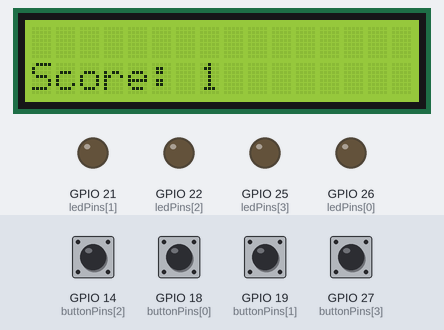
The sketch below on a simulated ESP32. On the bench: 16×2 character LCD, output pins drawn as LEDs (lit = HIGH). Dashed ring = blinking. The inputs (shaded band) are chosen by the test bench; at power-on: GPIO 14 (buttonPins[2]), GPIO 18 (buttonPins[0]), GPIO 19 (buttonPins[1]), GPIO 27 (buttonPins[3]) HIGH. Random numbers use the default seed unless the sketch sets one; what the sketch prints to the serial monitor is not drawn.

Above: at 3.4 s.
3.5 s: GPIO 18 (buttonPins[0]) pulled LOW for 0.15 s
At 5.2 s:
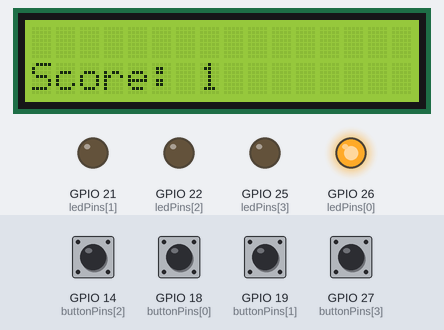
6.6 s: GPIO 19 (buttonPins[1]) pulled LOW for 1 s
At 7.2 s:
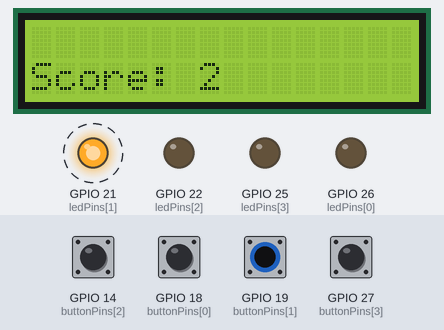
9.1 s: GPIO 27 (buttonPins[3]) pulled LOW for 0.15 s
At 10.4 s:
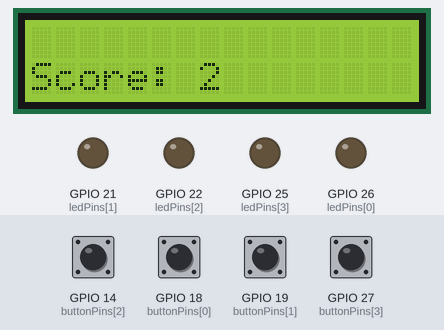
10.8 s: GPIO 14 (buttonPins[2]) pulled LOW for 0.15 s
At 10.9 s:
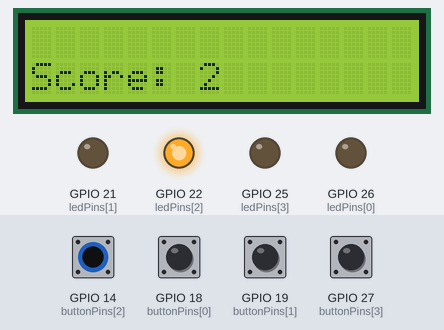
12.5 s: GPIO 18 (buttonPins[0]) pulled LOW for 1 s
At 12.6 s:
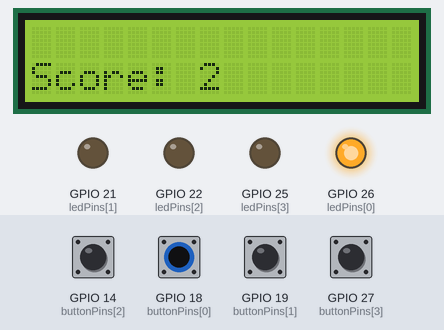
15.0 s: GPIO 14 (buttonPins[2]) pulled LOW for 1 s
At 19.7 s:
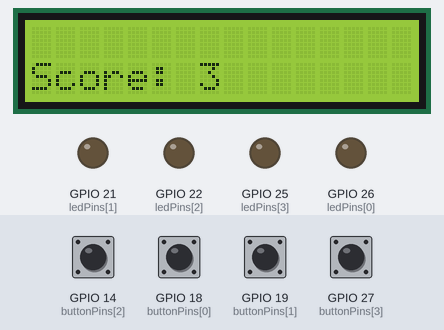
Timing chart, 0 to 20.0 s (numbered marks = the images above; inputs shaded):
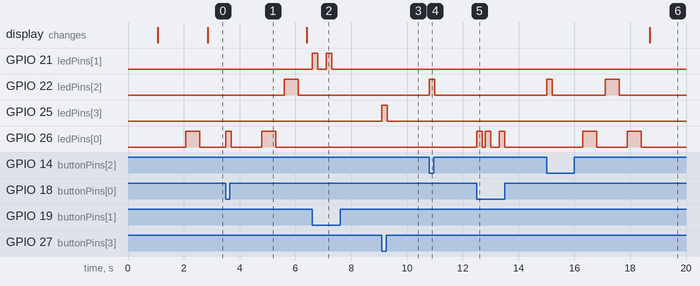

The sketch:

simon.ino
```cpp
/*#include <LiquidCrystal.h>

LiquidCrystal lcd(2,23, 4, 5, 13, 12);

const int ledPins[] = {26, 21, 22, 25};      // LED pins connected to GPIOs
const int buttonPins[] = {18, 19, 14, 27};    // Button pins connected to GPIOs

int sequence[100];       // Max sequence length of 100
int sequenceLength = 0;
int playerIndex = 0;
int score = 0;

void setup() {
  lcd.begin(16, 2);  // Initialize LCD display
  lcd.print("Simon Says");

  for (int i = 0; i < 4; i++) {
    pinMode(ledPins[i], OUTPUT);       // Set LED pins as output
    pinMode(buttonPins[i], INPUT);     // Set button pins as input
    digitalWrite(ledPins[i], LOW);     // Turn off LEDs
  }

  randomSeed(analogRead(0));   // Seed the random number generator
  generateSequence();          // Generate initial sequence
  delay(1000);                 // Pause before starting the game
  lcd.clear();
}

void loop() {
  if (playerIndex == sequenceLength) {
    playerIndex = 0;
    delay(1000);
    addToSequence();
    playSequence();
    score++;
  }

  checkButtonPress();

  lcd.setCursor(0, 1);
  lcd.print("Score: " + String(score));
}

void generateSequence() {
  for (int i = 0; i < 100; i++) {
    sequence[i] = random(0, 4);  // Generate random numbers between 0 and 3
  }
}

void addToSequence() {
  sequence[sequenceLength] = random(0, 4);
  sequenceLength++;
}

void playSequence() {
  for (int i = 0; i < sequenceLength; i++) {
    int led = sequence[i];
    flashLED(led, 500);
    delay(300);
  }
}

void flashLED(int led, int duration) {
  digitalWrite(ledPins[led], HIGH);
  delay(duration);
  digitalWrite(ledPins[led], LOW);
}

void checkButtonPress() {
  for (int i = 0; i < 4; i++) {
    if (digitalRead(buttonPins[i]) == HIGH) {
      flashLED(i, 200);
      if (i == sequence[playerIndex]) {
        playerIndex++;
      } else {
        gameOver();
      }
      delay(100);
    }
  }
}

void gameOver() {
  lcd.clear();
  lcd.print("Game Over!");
  while (true) {
    // You can add any additional logic here for the game over state
  }
}

*/
#include <LiquidCrystal.h>

LiquidCrystal lcd(2,23, 4, 5, 13, 12);

const int ledPins[] = {26, 21, 22, 25};      // LED pins connected to GPIOs
const int buttonPins[] = {18, 19, 14, 27};    // Button pins connected to GPIOs

int sequence[100];       // Max sequence length of 100
int sequenceLength = 0;
int playerIndex = 0;
int score = 0;

void setup() {
  Serial.begin(9600);
  lcd.begin(16, 2);  // Initialize LCD display
  lcd.print("Simon Says");

  for (int i = 0; i < 4; i++) {
    pinMode(ledPins[i], OUTPUT);       // Set LED pins as output
    pinMode(buttonPins[i], INPUT_PULLUP);     // Set button pins as input with internal pull-up resistors
    //digitalWrite(ledPins[i], LOW);     // Turn off LEDs
  }

  randomSeed(analogRead(0));   // Seed the random number generator
  generateSequence();          // Generate initial sequence
  delay(1000);                 // Pause before starting the game
  lcd.clear();
}

void loop() {
  if (playerIndex == sequenceLength) {
    playerIndex = 0;
    delay(1000);
    addToSequence();
    playSequence();
    score++;
  }

  checkButtonPress();

  lcd.setCursor(0, 1);
  lcd.print("Score: " + String(score));
}

void generateSequence() {
  for (int i = 0; i < 100; i++) {
    sequence[i] = random(0, 4);  // Generate random numbers between 0 and 3
  }
}

void addToSequence() {
  sequence[sequenceLength] = random(0, 4);
  sequenceLength++;
}

void playSequence() {
  for (int i = 0; i < sequenceLength; i++) {
    int led = sequence[i];
    flashLED(led, 500);
    delay(300);
  }
}

void flashLED(int led, int duration) {
  digitalWrite(ledPins[led], HIGH);
  delay(duration);
  digitalWrite(ledPins[led], LOW);
}

void checkButtonPress() {
  for (int i = 0; i < 4; i++) {
    if (digitalRead(buttonPins[i]) == LOW) {  // Changed to LOW to match INPUT_PULLUP
      flashLED(i, 200);
      if (i == sequence[playerIndex]) {
        playerIndex++;
      } else {
        gameOver();
      }
      delay(100);
    }
  }
}

/*void gameOver() {
  lcd.clear();
  lcd.print("Game Over!");
  while (true) {
    // You can add any additional logic here for the game over state
  }
}*/
void gameOver() {
  Serial.print("Game over! your score: ");
  Serial.println(playerIndex - 1);
  playerIndex = 0;
  delay(200);
}
```

Measured:
- after the input at 3.5 s, GPIO 22 (ledPins[2]): LOW → HIGH after 2.1 s, → LOW 0.50 s later; GPIO 26 (ledPins[0]): LOW → HIGH at once, → LOW 0.20 s later, → HIGH 1.1 s later, → LOW 0.50 s later
- after the input at 6.6 s, GPIO 21 (ledPins[1]): alternates HIGH for 0.20 s and LOW for 0.30 s, 4 changes in all, then stays LOW, starting at once
- after the input at 9.1 s, GPIO 25 (ledPins[3]): LOW → HIGH at once, → LOW 0.20 s later
- after the input at 10.8 s, GPIO 22 (ledPins[2]): LOW → HIGH at once, → LOW 0.20 s later
- after the input at 12.5 s, GPIO 26 (ledPins[0]): goes HIGH 0.20 s, LOW 0.10 s, HIGH 0.20 s, LOW 0.30 s, HIGH 0.20 s, then LOW, starting at once
- after the input at 15.0 s, GPIO 22 (ledPins[2]): LOW → HIGH at once, → LOW 0.20 s later, → HIGH 1.9 s later, → LOW 0.50 s later; GPIO 26 (ledPins[0]): alternates HIGH for 0.50 s and LOW for 1.1 s, starting after 1.3 s; the display: changes after 3.7 s (image 6)
